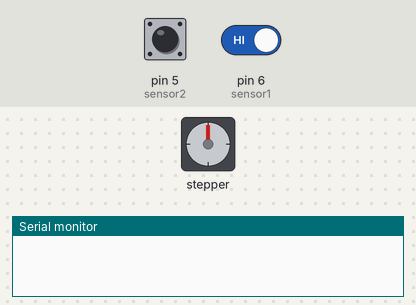
Simulated run of this sketch. Board: Arduino Uno, built with avr-gcc and run on an emulated ATmega328P. Shown: stepper motor, the last lines printed to the serial monitor. The test bench sets the inputs (shaded band); at power-on: pin 6 (sensor1) HIGH, pin 5 (sensor2) HIGH. Stepper angles assume 200 steps per turn.

Above: at 1.2 s.
1.3 s: pin 6 (sensor1) driven LOW
2.8 s: pin 5 (sensor2) driven LOW
At 5.2 s:
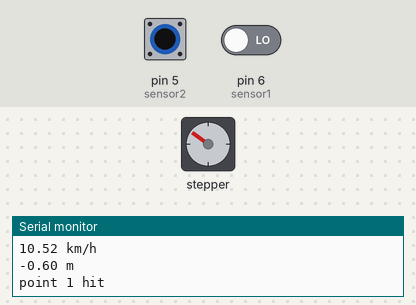
5.8 s: pin 5 (sensor2) pulsed HIGH 2 times (0.12 s each, 0.3 s apart)
At 8.4 s:
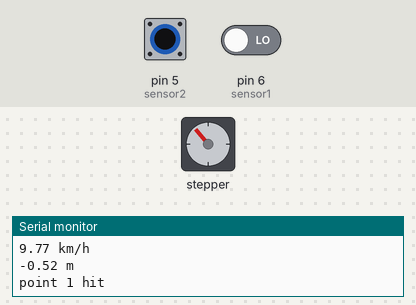
8.9 s: pin 5 (sensor2) pulsed HIGH 5 times (0.12 s each, 0.3 s apart)
At 11.0 s:
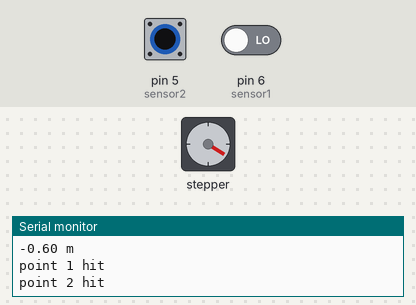
Timing chart, 0 to 12.5 s (numbered marks = the images above; inputs shaded):
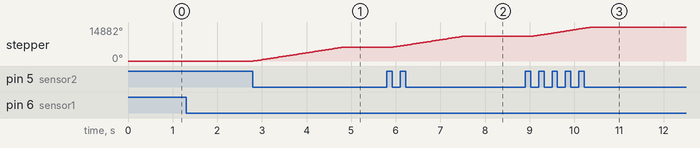

Measured:
- after the input at 2.8 s, stepper: turns 6066° clockwise in 2.0 s, starting at once
- after the input at 5.8 s, stepper: turns 4694° clockwise in 1.6 s, starting after 0.12 s
- after the input at 8.9 s, stepper: turns 4122° clockwise in 1.4 s, starting after 0.12 s

The sketch:

Catchbot_commented_code.ino
```cpp
/*
catchBOT code in C++
Code by M. Steele
February 2026
*/
//Libraries needed
#include <math.h>         //Download math librabry. We are just using this for the value of pi
#include <AccelStepper.h> //Download the stepper library

//Time
unsigned long startTime; //Unsigned longs are variables with the ability to hold up to 32 bits of storage. Unsigned longs won't store negative numbers.
unsigned long t1;
unsigned long t2;
float deltaTime; //Floats are variables with the ability to hold up to 32 bits of storage. Floats can store positive, negative numbers and decimal places.

//Speed-o-meter
int sensor1 = 6;    //Define first IR sensor's pin as pin 6.
int sensor2 = 5;    //Define second IR sensor's pin as pin 5.

bool trip = false;    //Define the trip variable as false (a bool is a variable that is either true or false).

//Define pin connections & motor's steps per revolution
#define STEP_PIN 2
#define DIR_PIN 3
AccelStepper stepper(STEP_PIN, DIR_PIN);

//Stepper motor
float r = 0.02;  //In meters. This is the radius of the stepper's axel.
float rotations;
float x;      //In meters. This will be the position where the marble will land.

void setup() {
  //The two IR sensors are our inputs.
  pinMode(sensor2, INPUT);
  pinMode(sensor1, INPUT);

//This is the required setup for the stepper.
  stepper.setMaxSpeed(4000); //Define the MaxSpeed variable and set it to 4000
  stepper.setAcceleration(500); //Define the Acceleration variable and set it to 500

  Serial.begin(9600);     //Start serial moniter
}

void loop() {

  //Read the state of the IR sensors.
  int state2 = digitalRead(sensor2);
  int state1 = digitalRead(sensor1);

    //This is the code for the speed-o-meter, specifically to measure the change in time
  if ((state1 == LOW) & !trip) {    //If the first beam has been triggered and the trip variable is false.
    Serial.println("point 1 hit");  //Print "point 1 hit" on the serial moniter
    t1 = millis();    //Measure the time when the beam was triggered in milliseconds
    trip = true;    //Make the bool true. This allows the second beam to be triggered
  } else if ((state2 == LOW) & trip) {  //If the second beam has been triggered and the trip variable is true
    Serial.println("point 2 hit");    //Print "point 2 hit" on the serial moniter
    t2 = millis();    //Measure the time at which the second beam was triggered
    deltaTime = (t2 - t1) / 1000.000;   //This is to measure the change in time between when both sensors have been triggered. Since millis records in milliseconds, by diving everything by 1000, it converts the time to seconds.

  //Calculate the speed. The distance between the two sensors is 38 cm or 0.38 meters.
  //Another thing to note is printing all these values on the Serial moniter will slow the whole process down. It is recommened to get ride of these if time is of the essence.
   Serial.println(deltaTime);
    Serial.print(0.038/deltaTime, 2); //This will print the speed on the serial moniter. The formula for speed is distance/time
    Serial.println("m/sec");    //The unit for speed. This is probably the most practical unit for this scale of movement.
    Serial.print((0.038/deltaTime)*3.6, 2);
    Serial.println(" km/h");    //The calibration device used here was recording outputs in km/h, but this will not be very practical for the scale of this project.

  //Move the catcher
    x = 0.53 - ((0.038 / deltaTime) * sqrt(2 * 0.73 / 9.8));  // (Length of track) - (speed)*root(2*height/gravity)   This is the formula for calculating distance travelled by the marble
//In the line above, we are calculating the distance the robot needs to travel. Our track has a length of 53 cm or 0.53 meters.
    Serial.print(x);    //Print the position where the marble will land.
    Serial.println(" m");   //This is calculated in meters.

    rotations = x / (2 * M_PI * r);   //This is the amount of rotations required by the motor to move to the correct distance.

    //To control the amount of movement needed by the stepper and at what speed
    for (int i = 0; i <= 407*rotations; i++) {
      stepper.moveTo (100);   //This is telling the stepper motor to move 100 steps.
      stepper.setSpeed(stepper.maxSpeed());     //Set the stepper speed to the max speed. This was established in the void setup.
      stepper.run();    //Let's the stepper move.

      stepper.moveTo (-100);
      stepper.setSpeed(stepper.maxSpeed());
      stepper.run();
  }
    trip = false;   //Reset the trip variable to false. This allows repeated tests one after another
  }
}
```
